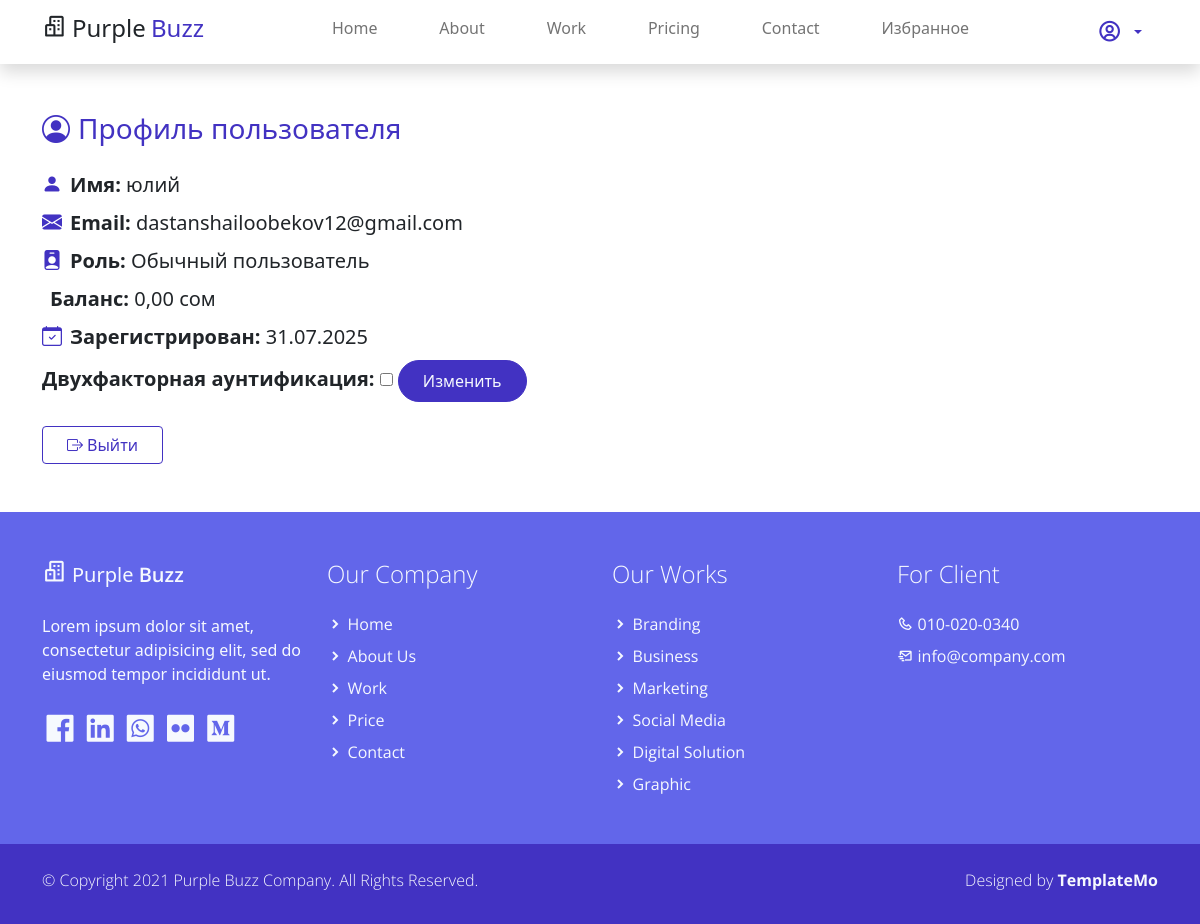
/profile/ (signed in), run on the app's committed database.
### user/models.py (models this page shows, shortened)
class MyUser(AbstractBaseUser):
    username=models.CharField(max_length=222,verbose_name='имя пользователя')
    email=models.EmailField(unique=True,verbose_name='адрес электронной почты')
    avatar=models.ImageField(upload_to='media/user_avatars',**NULLABLE,verbose_name='аватар')
    role=models.CharField(
        max_length=20,
        choices=MyUserRoleEnum.choices,
        default=MyUserRoleEnum.STANDARD_USER,
        verbose_name='Роль'
    )
    balance=models.DecimalField(default=0,decimal_places=2,max_digits=12,verbose_name='Баланс')
    is_admin = models.BooleanField(
        default=False
    )
    is_2fa_enabled=models.BooleanField(default=False)
    created_date=models.DateTimeField(auto_now=True)
    objects=MyUserManager()
    USERNAME_FIELD = 'email'
    REQUIRED_FIELDS = ['username']

### user/views.py (the view)
# urls.py: path('profile/', views.user_profile_view,name='profile'),
@login_required(login_url='user_login')
def user_profile_view(request):
    current_user=request.user
    if request.method=="POST":
        is_2fa_enabled='is_2fa_enabled' in request.POST
        user=MyUser.objects.get(id=request.user.id)
        user.is_2fa_enabled=is_2fa_enabled
        user.save()
    return render(
        request=request,
        template_name='authentication/user_profile.html',
        context={
            'user':current_user
        }
    )

### user/templates/authentication/user_profile.html (shortened to what this page needs)
{% extends 'base.html' %}
{% load static %}
{% block content %}
<section class="container py-5">
        <div class="col-md-8">
            <h3 class="text-primary mb-4"><i class="bi bi-person-circle me-2"></i>Профиль пользователя</h3>
            <ul class="list-unstyled fs-5">
                <li class="mb-2"><i class="bi bi-person-fill me-2 text-primary"></i><strong>Имя:</strong> {{ request.user.username }}</li>
                <li class="mb-2"><i class="bi bi-envelope-fill me-2 text-primary"></i><strong>Email:</strong> {{ request.user.email }}</li>
                <li class="mb-2"><i class="bi bi-person-badge-fill me-2 text-primary"></i><strong>Роль:</strong> {{ request.user.get_role_display }}</li>
                <li class="mb-2"><strong>Баланс:</strong> {{ request.user.balance }} сом</li>
                <li class="mb-2"><i class="bi bi-calendar-check me-2 text-primary"></i><strong>Зарегистрирован:</strong> {{ request.user.created_date|date:"d.m.Y" }}</li>
                  <li class="mb-3">
                <form method="post" action=".">
                <label><strong>Двухфакторная аунтификация:</strong></label>
                <input type="checkbox"  name="is_2fa_enabled" {% if user.is_2fa_enabled %}>checked{% endif %} <br>
                <button class="btn btn-primary rounded-pill px-4 py-2 me-2">Изменить</buitton>
                </form>
                </li>
            </ul>
            <div class="mt-4">
                <a href="{% url 'user_logout' %}" class="btn btn-outline-primary px-4"><i class="bi bi-box-arrow-right me-1"></i>Выйти</a>
            </div>
        </div>
</section>
{% endblock %}

### config/static/assets/css/templatemo.css (style rules this page uses)
html { font-family: 'Open Sans', sans-serif; }
p, a { font-weight: 400; }

### data on the page
MyUser: user.username "юлий", user.email "dastanshailoobekov12@gmail.com", user.role "Обычный пользователь", user.balance "0,00", user.created_date "31.07.2025"
